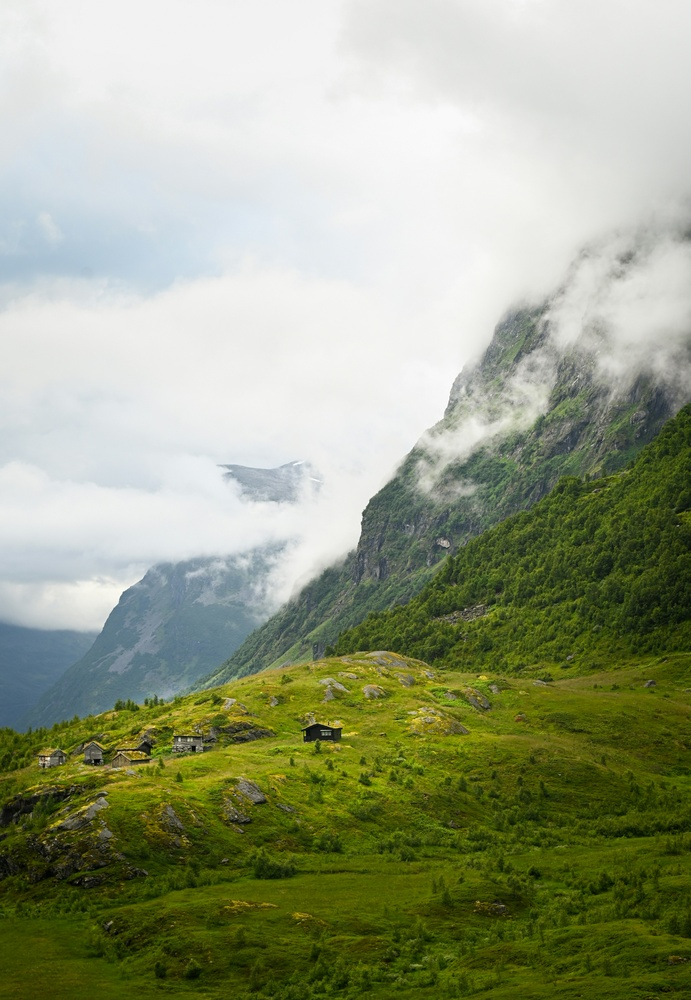
#> input picture img/alex.jpg, 691 x 1000 px, shrunk from 3757 x 5435 before the run
$ python project.py
#> lines starting #> are read from the running program, lines starting #| are printed output that depends on the picture; after the words box and inside, x2 and y2 are one past the last pixel; in counts of white or black regions, pixels touching at a corner belong together
import cv2
import numpy as np
import matplotlib.pyplot as plt

blk_size = 9        # 블럭 사이즈
C = 5               # 차감 상수
img = cv2.imread('../img/alex.jpg', cv2.IMREAD_GRAYSCALE)
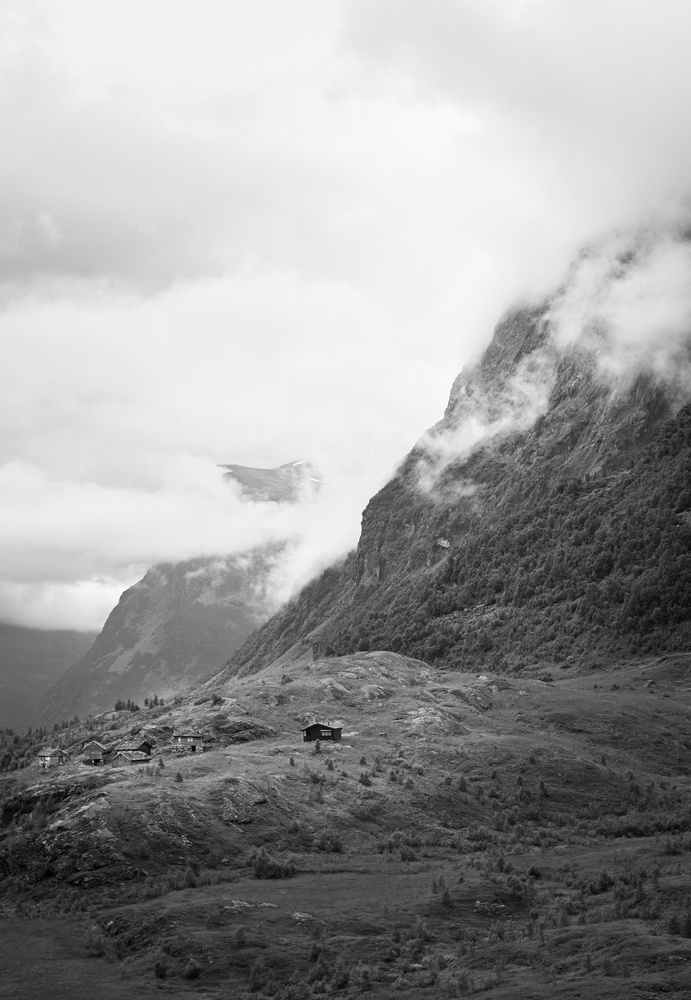
#> img: shape (1000, 691); min 0, max 255, mean 154.5

# Adaptive Gaussian Threshold만 적용
th_gauss = cv2.adaptiveThreshold(img, 255, cv2.ADAPTIVE_THRESH_GAUSSIAN_C,
                                 cv2.THRESH_BINARY, blk_size, C)
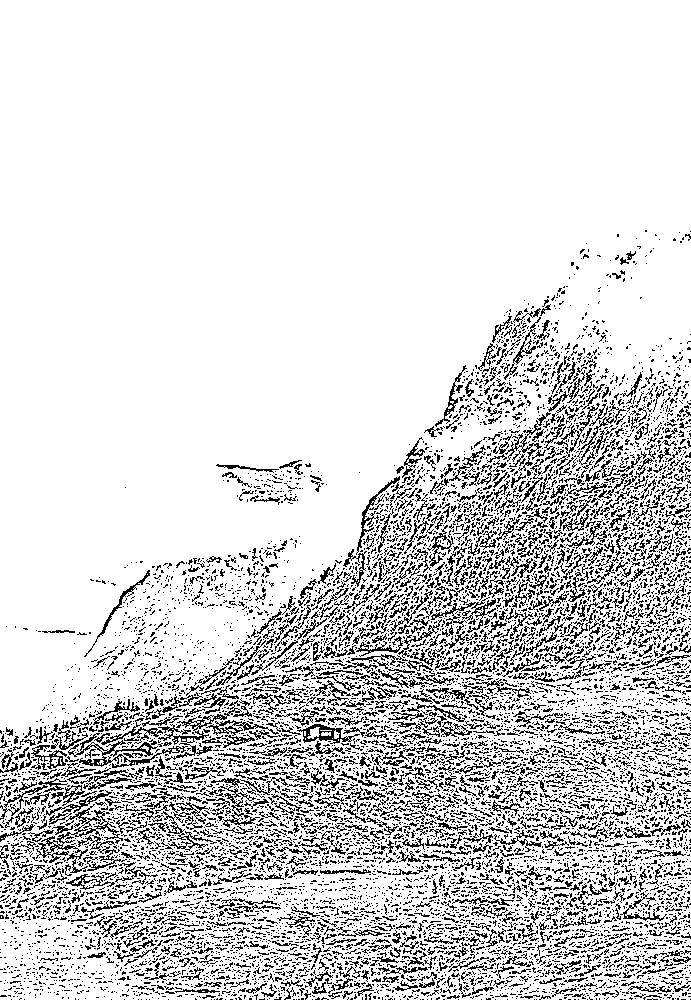
#> th_gauss: shape (1000, 691); 84.6% white; black in thin lines or dots, all inside (x1, y1, x2, y2) = (0, 230, 691, 1000)

# 결과 출력
plt.imshow(th_gauss, cmap='gray')
plt.title('Adaptive Gaussian Threshold')
plt.xticks([]), plt.yticks([])
plt.show()

$ run again, with img/yate.jpg copied over img/alex.jpg
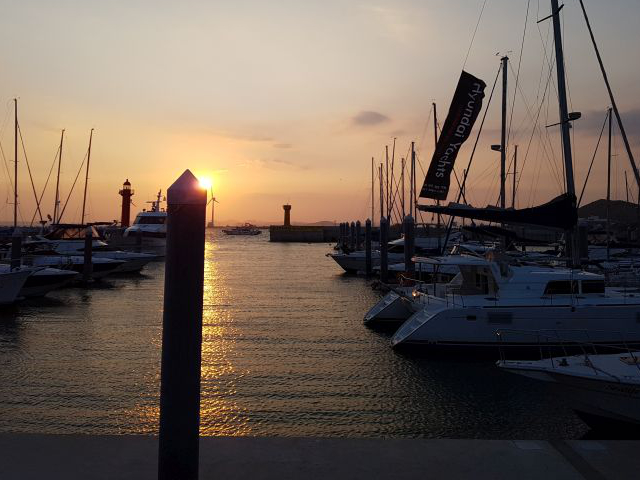
#> input picture img/yate.jpg, 640 x 480 px
#> `img = cv2.imread('../img/alex.jpg', cv2.IMREAD_GRAYSCALE)`:
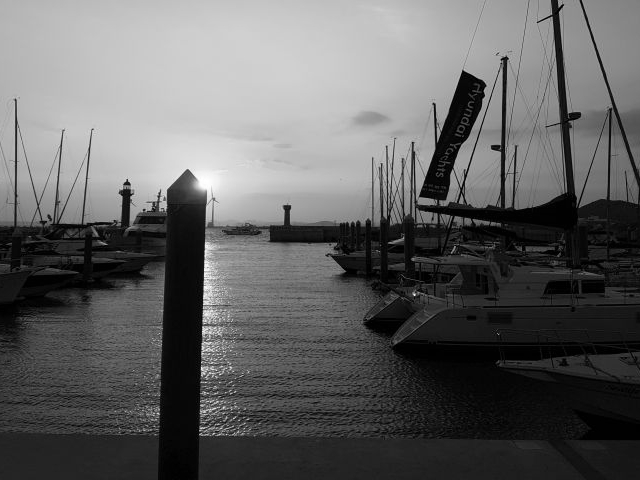
#> img: shape (480, 640); min 0, max 255, mean 98.1
#> `th_gauss = cv2.adaptiveThreshold(img, 255, cv2.ADAPTIVE_THRESH_GAUSSIA..`:
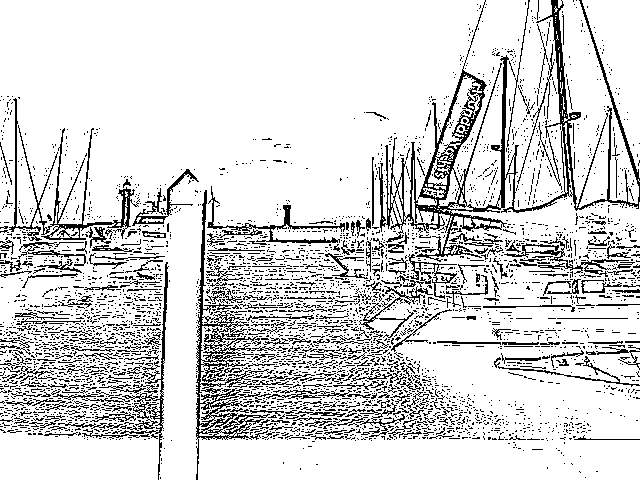
#> th_gauss: shape (480, 640); 84.4% white; black in thin lines or dots
